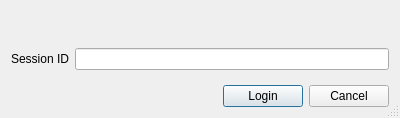
<?xml version="1.0" encoding="UTF-8"?>
<ui version="4.0">
 <class>LoginSessionIdDialog</class>
 <widget class="QDialog" name="LoginSessionIdDialog">
  <property name="geometry">
   <rect>
    <x>0</x>
    <y>0</y>
    <width>400</width>
    <height>118</height>
   </rect>
  </property>
  <property name="windowTitle">
   <string>Login Dialog</string>
  </property>
  <property name="sizeGripEnabled">
   <bool>true</bool>
  </property>
  <property name="modal">
   <bool>true</bool>
  </property>
  <layout class="QVBoxLayout" name="verticalLayout">
   <property name="sizeConstraint">
    <enum>QLayout::SetMaximumSize</enum>
   </property>
   <item>
    <widget class="QLabel" name="errorLabel">
     <property name="text">
      <string/>
     </property>
     <property name="wordWrap">
      <bool>true</bool>
     </property>
    </widget>
   </item>
   <item>
    <layout class="QFormLayout" name="formLayout">
     <item row="0" column="0">
      <widget class="QLabel" name="sessionLabel">
       <property name="text">
        <string>Session ID</string>
       </property>
      </widget>
     </item>
     <item row="0" column="1">
      <widget class="QLineEdit" name="sessionLineEdit"/>
     </item>
    </layout>
   </item>
   <item>
    <layout class="QHBoxLayout" name="horizontalLayout">
     <item>
      <spacer name="horizontalSpacer">
       <property name="orientation">
        <enum>Qt::Horizontal</enum>
       </property>
       <property name="sizeHint" stdset="0">
        <size>
         <width>40</width>
         <height>20</height>
        </size>
       </property>
      </spacer>
     </item>
     <item>
      <widget class="QPushButton" name="loginButton">
       <property name="text">
        <string>Login</string>
       </property>
      </widget>
     </item>
     <item>
      <widget class="QPushButton" name="cancelButton">
       <property name="text">
        <string>Cancel</string>
       </property>
      </widget>
     </item>
    </layout>
   </item>
  </layout>
 </widget>
 <resources/>
 <connections/>
</ui>
